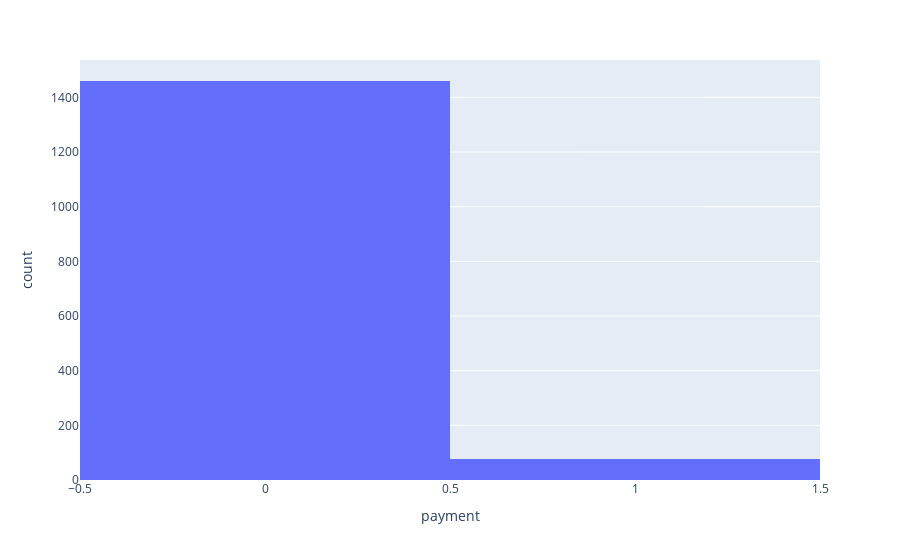

The cell this chart's notebook holds for it:
### Code cell
fig0 = px.histogram(df_grp_A_norm, x='payment')
fig0.show()

### Figure 1 — Plotly figure (JSON) as saved in the notebook; plotly's stock layout.template omitted (floating-point values rounded to 4 significant figures; data arrays with more than 128 entries replaced by an {"elided": "..."} marker saying what was removed)
{"data": [{"alignmentgroup": "True", "bingroup": "x", "hovertemplate": "payment=%{x}<br>count=%{y}<extra></extra>", "legendgroup": "", "marker": {"color": "#636efa"}, "name": "", "offsetgroup": "", "orientation": "v", "showlegend": false, "type": "histogram", "x": {"elided": "1538 int values"}, "xaxis": "x", "yaxis": "y"}], "layout": {"barmode": "relative", "legend": {"tracegroupgap": 0}, "margin": {"t": 60}, "xaxis": {"anchor": "y", "domain": [0, 1], "title": {"text": "payment"}}, "yaxis": {"anchor": "x", "domain": [0, 1], "title": {"text": "count"}}}}
